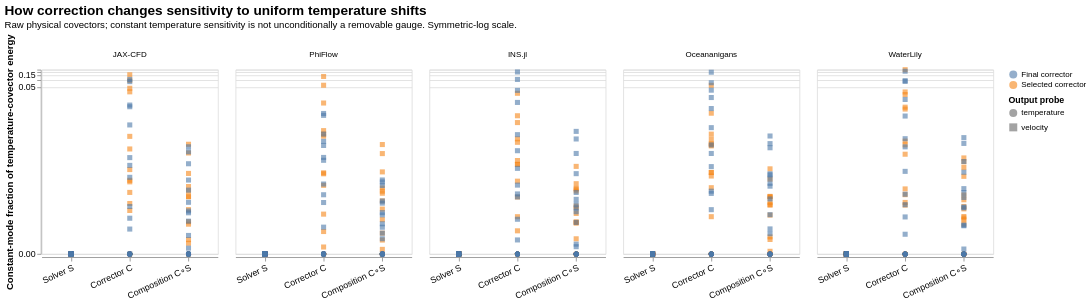

Specify this chart in Vega-Lite:
### Vega-Lite specification from a JSON file in a GitHub repository (floating-point values rounded to 4 significant figures; data arrays with more than 128 entries replaced by an {"elided": "..."} marker saying what was removed)
{"config": {"view": {"continuousWidth": 300, "continuousHeight": 300}, "axis": {"labelFontSize": 11, "titleFontSize": 12}, "title": {"fontSize": 17, "subtitleFontSize": 12}}, "data": {"values": {"elided": "720 records"}}, "mark": {"type": "point", "filled": true, "opacity": 0.6, "size": 40}, "encoding": {"color": {"field": "model", "title": null, "type": "nominal"}, "column": {"field": "backend", "sort": ["JAX-CFD", "PhiFlow", "INS.jl", "Oceananigans", "WaterLily"], "title": null, "type": "nominal"}, "shape": {"field": "output_field", "title": "Output probe", "type": "nominal"}, "x": {"axis": {"labelAngle": -25}, "field": "map", "sort": ["Solver S", "Corrector C", "Composition C∘S"], "title": null, "type": "nominal"}, "y": {"field": "heat_dc_energy_fraction", "scale": {"constant": 1e-08, "domainMin": 0, "type": "symlog"}, "title": "Constant-mode fraction of temperature-covector energy", "type": "quantitative"}}, "height": 230, "title": {"text": "How correction changes sensitivity to uniform temperature shifts", "subtitle": "Raw physical covectors; constant temperature sensitivity is not unconditionally a removable gauge. Symmetric-log scale."}, "width": 220, "$schema": "https://vega.github.io/schema/vega-lite/v6.4.1.json"}
